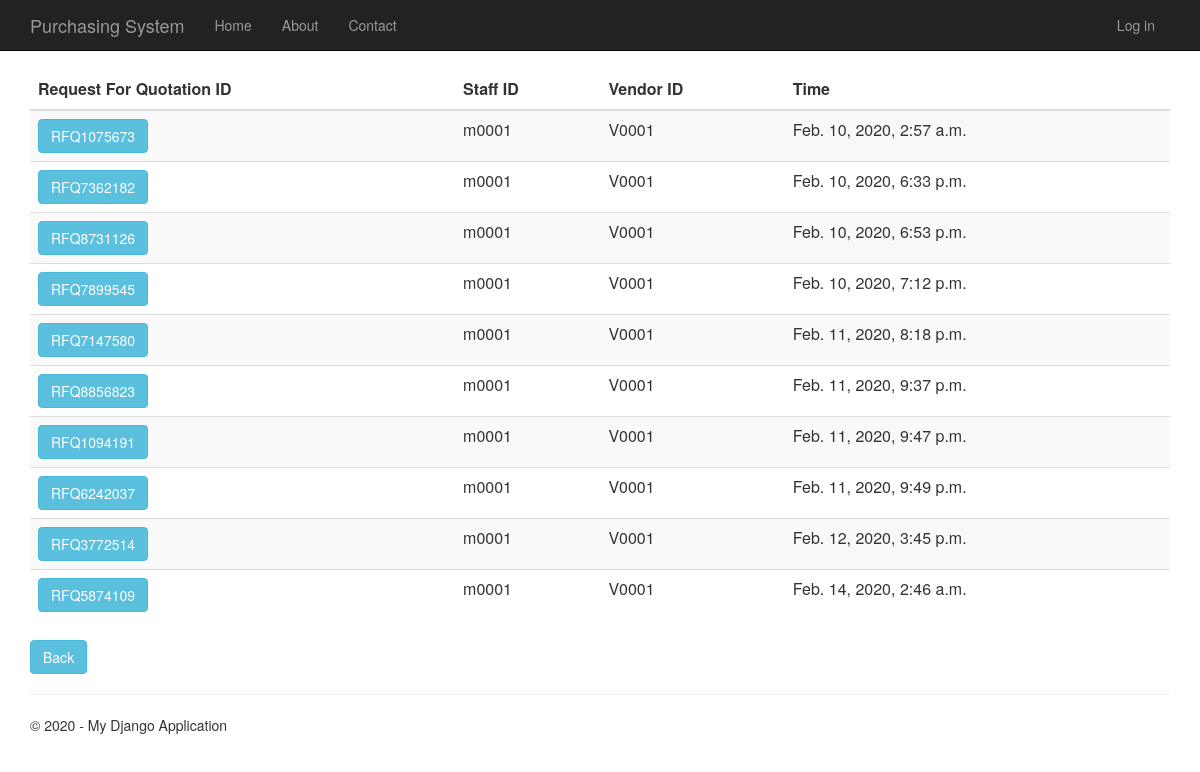
The page /requestforquotationhistory on the database as committed earlier.
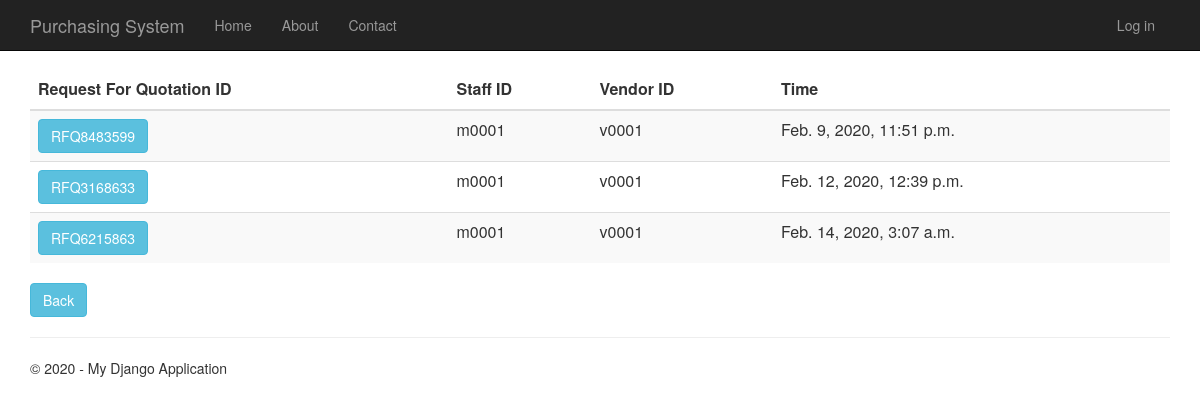
The same page on the database as committed later.
### RequestForQuotation/models.py (models this page shows)
class RequestForQuotation(models.Model):
    request_for_quotation_id = models.CharField(primary_key=True, max_length=10)
    time_created = models.DateTimeField()
    description = models.TextField(null=True,default=None, blank=True)
    total_price = models.DecimalField(max_digits=10, decimal_places=2, default=Decimal('0.00'))
    person_id = models.ForeignKey(Person, on_delete = models.CASCADE)
    vendor_id = models.ForeignKey(Vendor, on_delete = models.CASCADE)
    purchase_requisition_id = models.ForeignKey(PurchaseRequisition, on_delete = models.CASCADE)
    def __str__(self):
        return str(self.request_for_quotation_id)

### app/models.py (models this page shows, shortened)
class Person(models.Model):
    user_id = models.OneToOneField(User)
    person_id = models.CharField(primary_key=True, max_length=10)
    person_name = models.TextField()
    person_address = models.TextField()
    person_phone_number = models.TextField()
    person_role = models.TextField(default = 'EMPLOYEE')

class Vendor(models.Model):
    vendor_id = models.CharField(primary_key=True, max_length=10)
    vendor_name = models.TextField()
    vendor_phone_number = models.TextField()
    vendor_address = models.TextField()
    vendor_email = models.TextField()
    def __str__(self):
        return str(self.vendor_id)

### RequestForQuotation/views.py (the view)
# urls.py: url(r'^requestforquotationhistory', RequestForQuotation.views.requestforquotationhistory, name="request_of_quotation_history"),
def requestforquotationhistory(request):
        request_for_quotations = RequestForQuotation.objects.all()
        print(request_for_quotations)
        context = {
            'title':'Request For Quotation History',
            'rows':request_for_quotations,
            'year':'2019/2020'
            }
        return render(request,'RequestForQuotation/requestforquotationhistory.html',context)

### RequestForQuotation/templates/RequestForQuotation/requestforquotationhistory.html
﻿{% extends "app/layout.html" %}
{% block content %}
<div class="purchaseorderhistory margintop">
    <form action="requestforquotationhistorydetails.html" method="GET">
        <table class="table table-striped margintop">
          <thead>
            <tr>
              <th scope="col">Request For Quotation ID</th>
              <th scope="col">Staff ID</th>
              <th scope="col">Vendor ID</th>
              <th scope="col">Time</th>
            </tr>
          </thead>
          <tbody>
              {% for r in rows %}
            <tr>
                 <td><button type="submit" name="rfq_id" value="{{r.request_for_quotation_id}}" class="btn btn-info" >{{r.request_for_quotation_id}}</button></td>
                 <td>{{r.person_id.person_id}}</td>
                 <td>{{r.vendor_id}}</td>
                 <td>{{r.time_created}}</td>
            </tr>
              {% endfor %}
          </tbody>
        </table>
    </form>
       <form action="menu">
        <div class="margintop">
            <button type="submit" class="btn btn-info" >Back</button>
        </div>
    </form>
</div>
{% endblock %}

Rows that differ between the two databases and show on the page:
removed RequestForQuotation: request_for_quotation_id "RFQ1075673", person_id.person_id "m0001", vendor_id "V0001", time_created "Feb. 10, 2020, 2:57 a.m."
removed RequestForQuotation: request_for_quotation_id "RFQ7362182", person_id.person_id "m0001", vendor_id "V0001", time_created "Feb. 10, 2020, 6:33 p.m."
removed RequestForQuotation: request_for_quotation_id "RFQ8731126", person_id.person_id "m0001", vendor_id "V0001", time_created "Feb. 10, 2020, 6:53 p.m."
removed RequestForQuotation: request_for_quotation_id "RFQ7899545", person_id.person_id "m0001", vendor_id "V0001", time_created "Feb. 10, 2020, 7:12 p.m."
removed RequestForQuotation: request_for_quotation_id "RFQ7147580", person_id.person_id "m0001", vendor_id "V0001", time_created "Feb. 11, 2020, 8:18 p.m."
removed RequestForQuotation: request_for_quotation_id "RFQ8856823", person_id.person_id "m0001", vendor_id "V0001", time_created "Feb. 11, 2020, 9:37 p.m."
removed RequestForQuotation: request_for_quotation_id "RFQ1094191", person_id.person_id "m0001", vendor_id "V0001", time_created "Feb. 11, 2020, 9:47 p.m."
removed RequestForQuotation: request_for_quotation_id "RFQ6242037", person_id.person_id "m0001", vendor_id "V0001", time_created "Feb. 11, 2020, 9:49 p.m."
removed RequestForQuotation: request_for_quotation_id "RFQ3772514", person_id.person_id "m0001", vendor_id "V0001", time_created "Feb. 12, 2020, 3:45 p.m."
removed RequestForQuotation: request_for_quotation_id "RFQ5874109", person_id.person_id "m0001", vendor_id "V0001", time_created "Feb. 14, 2020, 2:46 a.m."
added RequestForQuotation: request_for_quotation_id "RFQ8483599", person_id.person_id "m0001", vendor_id "v0001", time_created "Feb. 9, 2020, 11:51 p.m."
added RequestForQuotation: request_for_quotation_id "RFQ3168633", person_id.person_id "m0001", vendor_id "v0001", time_created "Feb. 12, 2020, 12:39 p.m."
added RequestForQuotation: request_for_quotation_id "RFQ6215863", person_id.person_id "m0001", vendor_id "v0001", time_created "Feb. 14, 2020, 3:07 a.m."
